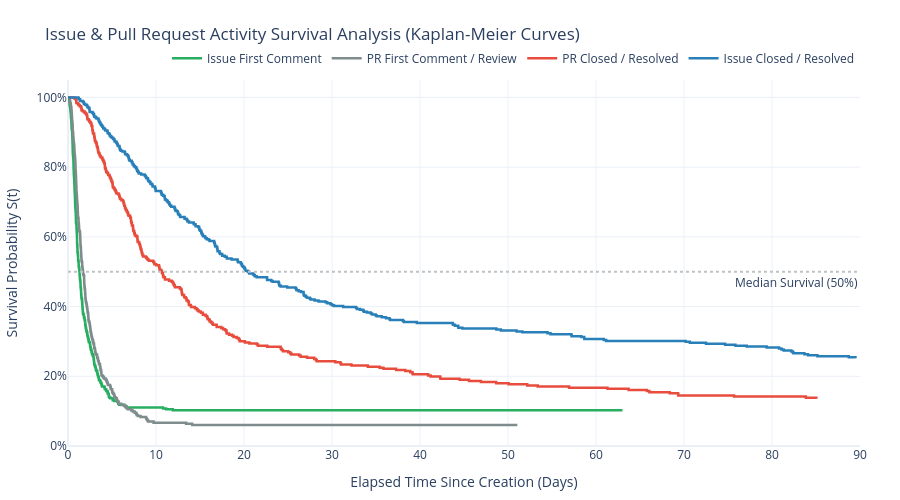

The notebook cell this image was saved under:
### Markdown cell above
## Visualization 1: Issue & PR Activity Survival Curves (The Whiteboard Model)

Direct implementation of Cali Dolfi's whiteboard diagram from 8Knot Issue #505:
* **Green Step Curve**: `Issue First Comment` (Survival probability of an issue remaining without external response).
* **Gray Step Curve**: `PR First Comment / Review` (Survival probability of a PR waiting for first review).
* **Red Step Curve**: `PR Closed / Resolved` (Survival probability of a PR remaining open).
* **Blue Step Curve**: `Issue Closed / Resolved` (Survival probability of an issue remaining open).
* **X-axis**: Elapsed time in days ($t = 0 	o 90$ days).
* **Y-axis**: Survival Probability $\hat{S}(t) \in [0, 1]$.

### Code cell
def plot_whiteboard_survival_curves(cohorts: dict, max_days: float = 90.0):
    curves = {
        "Issue First Comment": (cohorts["issue_response"], "#27AE60", "solid"),
        "PR First Comment / Review": (cohorts["pr_response"], "#7F8C8D", "solid"),
        "PR Closed / Resolved": (cohorts["pr_close"], "#E74C3C", "solid"),
        "Issue Closed / Resolved": (cohorts["issue_close"], "#2980B9", "solid")
    }
    
    fig = go.Figure()
    
    for label, ((dur, evt), color, dash) in curves.items():
        km = compute_km_curve(dur, evt, max_days=max_days)
        fig.add_trace(go.Scatter(
            x=km["timeline"],
            y=km["survival"],
            mode="lines",
            line=dict(color=color, width=2.5, shape="hv", dash=dash),
            name=label,
            hovertemplate=f"<b>{label}</b><br>Elapsed: %{{x:.1f}} days<br>Survival Prob: %{{y:.1%}}<extra></extra>"
        ))
        
    # Median reference line (50% survival horizon)
    fig.add_hline(
        y=0.50,
        line_dash="dot",
        line_color="#BDC3C7",
        annotation_text="Median Survival (50%)",
        annotation_position="bottom right"
    )
    
    fig.update_layout(
        title="Issue & Pull Request Activity Survival Analysis (Kaplan-Meier Curves)",
        xaxis_title="Elapsed Time Since Creation (Days)",
        yaxis_title="Survival Probability S(t)",
        yaxis=dict(range=[0, 1.05], tickformat=".0%"),
        xaxis=dict(range=[0, max_days]),
        template="plotly_white",
        legend=dict(orientation="h", yanchor="bottom", y=1.02, xanchor="right", x=1),
        margin=dict(l=40, r=40, t=80, b=50),
        height=500
    )
    return fig

fig_whiteboard = plot_whiteboard_survival_curves(cohorts)
fig_whiteboard.show()

### Figure 1 — Plotly figure (JSON) as saved in the notebook; plotly's stock layout.template omitted (floating-point values rounded to 4 significant figures; data arrays with more than 128 entries replaced by an {"elided": "..."} marker saying what was removed)
{"data": [{"hovertemplate": "<b>Issue First Comment</b><br>Elapsed: %{x:.1f} days<br>Survival Prob: %{y:.1%}<extra></extra>", "line": {"color": "#27AE60", "dash": "solid", "shape": "hv", "width": 2.5}, "mode": "lines", "name": "Issue First Comment", "type": "scatter", "x": {"elided": "349 float values"}, "y": {"elided": "349 float values"}}, {"hovertemplate": "<b>PR First Comment / Review</b><br>Elapsed: %{x:.1f} days<br>Survival Prob: %{y:.1%}<extra></extra>", "line": {"color": "#7F8C8D", "dash": "solid", "shape": "hv", "width": 2.5}, "mode": "lines", "name": "PR First Comment / Review", "type": "scatter", "x": {"elided": "303 float values"}, "y": {"elided": "303 float values"}}, {"hovertemplate": "<b>PR Closed / Resolved</b><br>Elapsed: %{x:.1f} days<br>Survival Prob: %{y:.1%}<extra></extra>", "line": {"color": "#E74C3C", "dash": "solid", "shape": "hv", "width": 2.5}, "mode": "lines", "name": "PR Closed / Resolved", "type": "scatter", "x": {"elided": "279 float values"}, "y": {"elided": "279 float values"}}, {"hovertemplate": "<b>Issue Closed / Resolved</b><br>Elapsed: %{x:.1f} days<br>Survival Prob: %{y:.1%}<extra></extra>", "line": {"color": "#2980B9", "dash": "solid", "shape": "hv", "width": 2.5}, "mode": "lines", "name": "Issue Closed / Resolved", "type": "scatter", "x": {"elided": "291 float values"}, "y": {"elided": "291 float values"}}], "layout": {"annotations": [{"showarrow": false, "text": "Median Survival (50%)", "x": 1, "xanchor": "right", "xref": "x domain", "y": 0.5, "yanchor": "top", "yref": "y"}], "height": 500, "legend": {"orientation": "h", "x": 1, "xanchor": "right", "y": 1.02, "yanchor": "bottom"}, "margin": {"b": 50, "l": 40, "r": 40, "t": 80}, "shapes": [{"line": {"color": "#BDC3C7", "dash": "dot"}, "type": "line", "x0": 0, "x1": 1, "xref": "x domain", "y0": 0.5, "y1": 0.5, "yref": "y"}], "title": {"text": "Issue & Pull Request Activity Survival Analysis (Kaplan-Meier Curves)"}, "xaxis": {"range": [0, 90.0], "title": {"text": "Elapsed Time Since Creation (Days)"}}, "yaxis": {"range": [0, 1.05], "tickformat": ".0%", "title": {"text": "Survival Probability S(t)"}}}}
